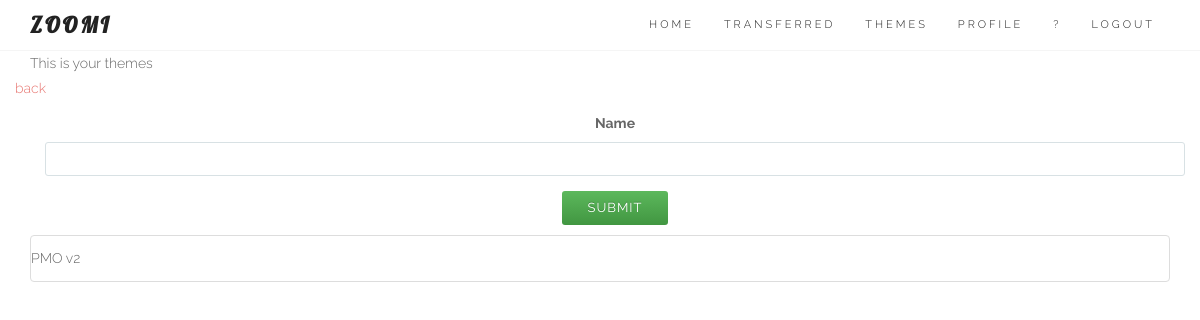
/themes/ (signed in), run on an earlier commit of the app's database.
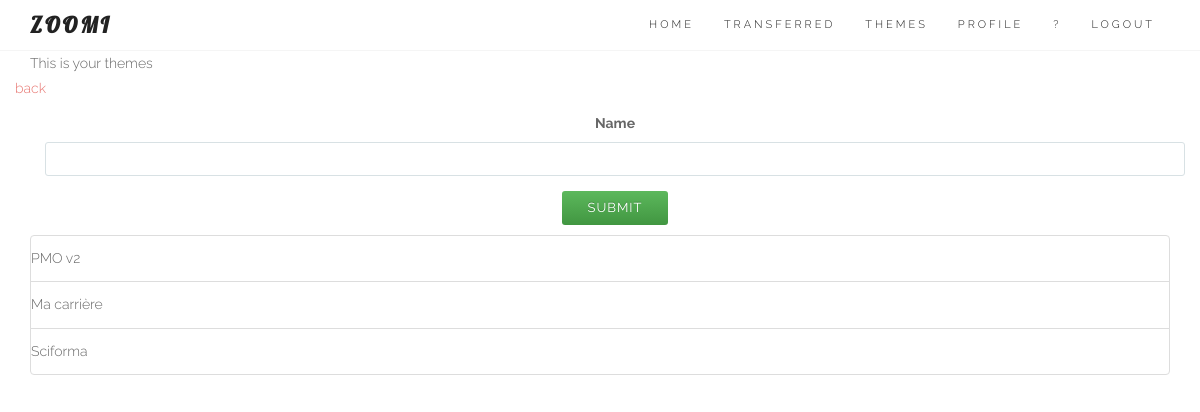
And on a later commit of the database.
### core/models.py (models this page shows, shortened)
class Theme(models.Model):
	user = models.ForeignKey(User)
	name = models.CharField(max_length=100, null=True, blank=True)
	created_at = models.DateTimeField(auto_now_add=True)

### core/views.py (the view, shortened to what this page needs)
# urls.py: url(r'^themes/$', login_required(coreviews.ThemeListAppendView.as_view()), name='themelist'),
class ThemeListAppendView(ListThemeView):
	model = coremodels.Theme
	template_name = 'theme/list.html'
	context_object_name = 'theme'
	def get_queryset(self):
		return coremodels.Theme.objects.filter(user=self.request.user).order_by('created_at')

### core/models.py
class ThemeCreateForm(ModelForm):
	class Meta:
		model = Theme
		fields = ['name'] # the form on the homepage
	def __init__(self, *args, **kwargs): # current_business, as parameter (cf Creeam)
		super(ThemeCreateForm, self).__init__(*args, **kwargs)
		self.fields['name'].widget.attrs['autofocus'] = "on"

### core/models.py (called while the page is built)
	def get(self, request, *args, **kwargs):
		self.object_list = self.get_queryset()
		allow_empty = self.get_allow_empty()
		if not allow_empty and len(self.object_list) == 0:
			raise Http404(_(u"Empty list and '%(class_name)s.allow_empty' is False.")
							% {'class_name': self.__class__.__name__})
		self.object = None
		form_class = self.get_form_class()
		form = self.get_form(form_class)
		context = self.get_context_data(object_list=self.object_list, form=form)
		return self.render_to_response(context)

### templates/theme/list.html (shortened to what this page needs)
{% extends "base/theme.html" %}
{% load sitegate %}
{% load staticfiles %}
{% block page_sub_title %}
This is your themes
{% endblock %}
{% block content %}
<link rel="stylesheet" href="{% static "css/zoomi.css" %}">
<section id="services">
	<div class="container">
		<div class="row ">
			<a href="/">back</a>
			<div class="col-lg-12 text-center">
				{% include 'theme/create.html' %}
		</div>
		</div>
		<div class="row ">
			<div class="col-lg-12 text-center">
						<ul id="comment_list">
						   	{% for objects in object_list %}
{% block detail %}
									{% include 'theme/details.html' %}
{% endblock %}
							{% endfor %}
						</ul>
			</div>
		</div>
	</div>
</section>
{% endblock %}

### templates/theme/details.html
								<li id="entry_{{ objects.id }}" class="list-group-item {% if objects.section == 1 %}active{% endif %}">
								  	<div class="row">
								  			{{ objects.name }}
									</div>
								</li>

What changed in the data, as far as the page shows it:
added Theme: name "Ma carrière"
added Theme: name "Sciforma"
